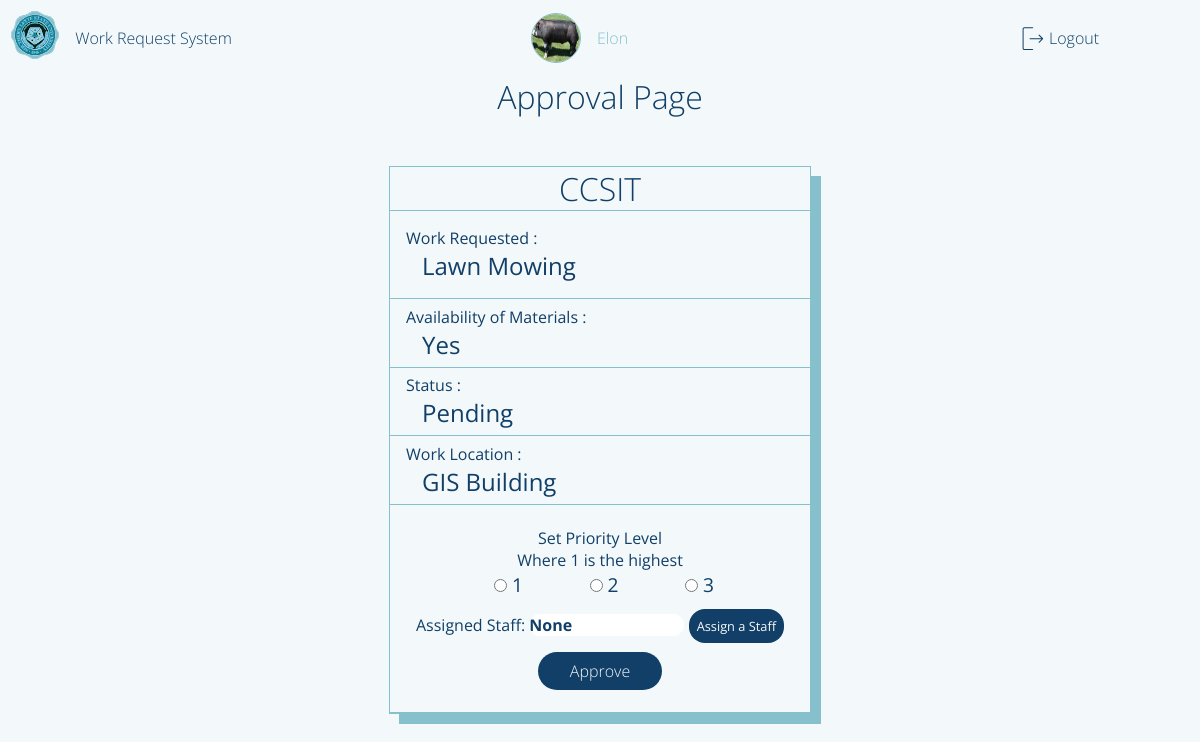
Page /adminPage/requestApproval/CCSIT/12 (signed in) on the committed database.
### flaskApp/models.py (models this page shows, shortened)
class User(db.Model, UserMixin):
	__tablename__ = 'user'
	id = db.Column(db.Integer, primary_key=True)
	userName = db.Column(db.String(20), unique=True, nullable=False)
	userType = db.Column(db.String(20), default='Admin')
	passWord = db.Column(db.String(60), nullable=False)
	profilePicture = db.Column(db.String(60), default='dafault.png')
	requestForm = db.relationship('UserRequestForm', backref='user')
	userStaffExtension = db.relationship('StaffExtension', backref='staffExtension', uselist=False)

class UserRequestForm(db.Model):
	__tablename__ = 'userRequestForm'
	id = db.Column(db.Integer, primary_key=True)
	requestorName = db.Column(db.String(500), nullable=False)
	requestTitle = db.Column(db.String(500), nullable=False)
	requestedWork = db.Column(db.String(500), nullable=False)
	roomNumber = db.Column(db.String(20), nullable=False)
	avilabilityOfMaterials = db.Column(db.String(10), nullable=False)
	priorityLevel = db.Column(db.Integer, default=0) # change this to integer in the future 0 - pending 1 - high 2 - medium 3 - low
	status = db.Column(db.String(20), default='Pending')
	dateApproved = db.Column(DateTime, default=datetime.now(), nullable=False)
	dateLimit = db.Column(DateTime, default=datetime.now(), nullable=False)
	requestFormId = db.Column(db.Integer, db.ForeignKey('user.id'))
	assignedStaff = db.Column(db.Integer, db.ForeignKey('userstaff.id'))

### flaskApp/routes.py (the view, shortened to what this page needs)
@app.route('/adminPage/requestApproval/<name>/<int:idNum>', methods=['POST', 'GET'])
def adminPageApproval(name, idNum):
	if current_user.is_authenticated == False:
		return redirect(url_for('loginPage'))
	name_ = name
	idNum_ = idNum
	formApprove = RequestApproval()
	user = UserRequestForm.query.filter_by(requestorName=name_, id=idNum_).first()
	approvedDate = datetime.now()
	userStaff = StaffExtension.query.all()
	profileImage = url_for('static', filename='profilePic/'+current_user.profilePicture)
	return render_template('adminApproval.html',id=idNum_, userName=name_, title='Admin Approval Page', user=current_user.userName, form=formApprove, user2=user, profileImage=profileImage, userStaff=userStaff)

### flaskApp/forms.py
class RequestApproval(FlaskForm):
	priorityLevel = RadioField('Level', choices=[1,2,3])
	assignStaff = StringField('Assigned Staff', validators=[DataRequired()])
	submitApproval = SubmitField('Approve')

### flaskApp/models.py (called while the page is built)
@loginManager.user_loader
def loadUser(userId):
	return User.query.get(int(userId))

### flaskApp/templates/adminApproval.html (shortened to what this page needs)
{% extends "layout.html" %}
{% block content %}
	<main class="content-main">
		<section class="content-main-header">
			Approval Page
		</section>
		<section class="content-main-body">
			<div class="main-body-form">
				<header>{{user2.requestorName}}</header>
				<main>
					<section>
						<i>Work Requested :</i>
						<i>{{user2.requestTitle}}</i>
					</section>
					<section>
						<i>Availability of Materials :</i>
						<i>{{user2.avilabilityOfMaterials}}</i>
					</section>
					<section>
						<i>Status :</i>
						<i>{{user2.status}}</i>
					</section>
					<section>
						<i>Work Location :</i>
						<i>{{user2.roomNumber}}</i>
					</section>
					<section>
						<form method="POST" class="approval-form">
							<p>Set Priority Level</p>
							<p>Where 1 is the highest</p>
							{{ form.priorityLevel() }}
							{{ form.assignStaff.label}}:
							{{ form.assignStaff(class='assignStaff',readonly=true, value='None') }}
							<span class="assign-btn">Assign a Staff</span>
							{{ form.submitApproval(id="approve-btn") }}
						</form>
					</section>
				</main>
			</div>
		</section>
	</main>
{% endblock content %}

### flaskApp/templates/layout.html (shortened to what this page needs)
<!DOCTYPE html>
<html>
<head>
    {% if title == 'Login Page'%}
    	<link rel="stylesheet" type="text/css" href="{{ url_for('static', filename='login.css') }}">
    {% elif title == 'Admin Page'%}
    	<link rel="stylesheet" type="text/css" href="{{ url_for('static', filename='adminDashboard.css') }}">
    {% elif title == 'Requestor Page'%}
        <link rel="stylesheet" type="text/css" href="{{ url_for('static', filename='requestorDashboard.css') }}">
    {% elif title == 'Staff Page'%}
        <link rel="stylesheet" type="text/css" href="{{ url_for('static', filename='staffDashboard.css') }}">
    {% elif title == 'Admin Approval Page'%}
        <link rel="stylesheet" type="text/css" href="{{ url_for('static', filename='adminApproval.css') }}">
    {% elif title == 'Staff Ongoing Page'%}
        <link rel="stylesheet" type="text/css" href="{{ url_for('static', filename='staffOngoing.css') }}">
    {% elif title == 'Profile Page'%}
        <link rel="stylesheet" type="text/css" href="{{ url_for('static', filename='profilePage.css') }}">
    {% endif%}
</head>
<body>
	<div class="container">
        {% if title != 'Login Page'%}
        <header class="content-header">
            <div class="img-box">
                <img class="logo_slsu" src="{{ url_for('static', filename='img/logo_slsu.svg') }}">
            </div>
            {% if title == 'Admin Page'%}
                <section class="header-title">
                    <a href="{{ url_for('adminPage') }}">Work Request System</a>
                </section>
                <section class="header-user">
                    <img class='profile-picture'src="{{ profileImage }}">
                    <a href="{{ url_for('profilePage') }}">{{ user }}</a>
                </section>
            {% elif title == 'Admin Approval Page' %}
                <section class="header-title">
                    <a href="{{ url_for('adminPage') }}">Work Request System</a>
                </section>
                <section class="header-user">
                <img class='profile-picture'src="{{ profileImage }}">
                    <a href="{{ url_for('profilePage') }}">{{ user }}</a>
                </section>
            {% endif %}
            <div class="header-profile">
                {% if current_user.is_authenticated == True %}
                <img src="{{ url_for('static', filename='img/logout.svg') }}">
                <a href="{{ url_for('logout') }}">Logout</a>
                {% endif %}
            </div>
        </header>
        {% endif%}
		{% block content %}{% endblock content %}
	</div>
</body>
</html>

### flaskApp/static/adminApproval.css (style rules this page uses)
body { background: var(--white); }
.container { margin: 0; display: grid; height: 100vh; grid-template-columns: 1fr 1fr 1fr; grid-template-rows: 0fr 1fr 0.5fr; grid-template-areas: 'h h h' 'm m m' 'f f f'; }
.content-header { grid-area: h; display: flex; flex-direction: row; align-items: center; padding: var(--fn-small); }
.img-box { flex-grow: 0; }
.header-title { flex-grow: 0; margin-left: 1rem; }
.header-title a { font-size: var(--fn-regular); font-weight: lighter; color: var(--blue); }
.header-user { flex-grow: 1; font-size: var(--fn-regular); font-weight: lighter; color: var(--blue); }
.header-profile { flex-grow: 0.3; }
.header-profile a { font-size: var(--fn-regular); font-weight: lighter; color: var(--blue); }
.content-main { grid-area: m; display: flex; flex-direction: column; justify-content: center; align-items: center; }
.content-main-header { color: var(--blue); font-size: var(--fn-large); font-weight: lighter; }
.content-main-body div { display: flex; flex-direction: column; height: 100%; width: 35vw; border: 1px solid var(--blueGreen); margin-top: 3rem; box-shadow: 10px 10px var(--blueGreen); }
.content-main-body div header, .content-main-body div main, .content-main-body div footer { color: var(--blue); }
.content-main-body div header { flex-grow: 0; text-align: center; font-size: var(--fn-large); font-weight: lighter; border-bottom: 1px solid var(--blueGreen); padding: 0; margin: 0; }
.content-main-body div main { flex-grow: 1; display: grid; grid-template-columns: 1fr; grid-template-rows: 0.3fr; }
.content-main-body div main section:first-child { padding: 1rem 1rem 1rem 0rem; }
.content-main-body div main section { display: flex; flex-direction: column; border-bottom: 1px solid var(--blueGreen); padding: 0; justify-content: center; }
.content-main-body div main section i { padding: 0; margin-left: 1rem; }
.content-main-body div main section i:nth-child(2) { font-size: var(--fn-medium); margin-left: 2rem; font-style: normal; }
#approve-btn { font-size: var(--fn-regular); background: var(--blue); color: var(--white); font-weight: lighter; padding: 0.5rem 2rem 0.5rem 2rem; cursor: pointer; margin-top: 1rem; }
.approval-form { display: block; text-align: center; }
.content-main-body div main section:nth-child(5) ul { list-style: none; display: flex; flex-direction: row; justify-content: space-between; margin: 0rem 5rem 0rem 3rem; }
.content-main-body div main section:nth-child(5) ul li { font-size: 1.2rem; }
.main-body-form main section form { padding: 1rem; }
.assign-btn { border: none; color: var(--white); background-color: var(--blue); padding: 0.5rem; border-radius: 1rem; cursor: pointer; }
.assignStaff { margin-top: 1rem; font-size: var(--fn-regular); font-weight: bold; padding: 0; width: 40%; }
.assign-btn { font-size: 0.8rem; }

### rows in the picture
User: userName "Elon"
UserRequestForm: requestorName "CCSIT", requestTitle "Lawn Mowing", avilabilityOfMaterials "Yes", status "Pending", roomNumber "GIS Building"
